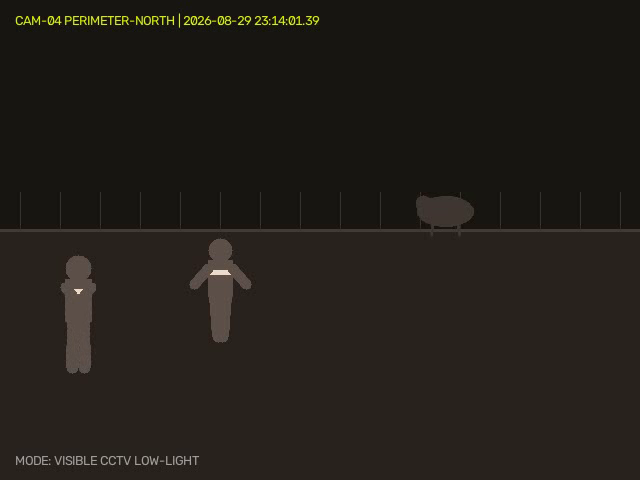
#> input picture frame 28 of uploads/sample_cctv_night.mp4, 640 x 480 px, given in place of WhatsApp Video 2026-08-29 at 3.38.08 PM.mp4, which was not available
$ python inspect_user_video.py
#> lines starting #> are read from the running program, lines starting #| are printed output that depends on the picture; pictures that were not available may be replaced by others from this repository, and a replacement may not be noted
import cv2
import os
import sys

video_path = r"d:\SIH\WhatsApp Video 2026-08-29 at 3.38.08 PM.mp4"
cap = cv2.VideoCapture(video_path)

if not cap.isOpened():
    print(f"Error: Could not open {video_path}")
    sys.exit(1)

width = int(cap.get(cv2.CAP_PROP_FRAME_WIDTH))
height = int(cap.get(cv2.CAP_PROP_FRAME_HEIGHT))
fps = cap.get(cv2.CAP_PROP_FPS)
total_frames = int(cap.get(cv2.CAP_PROP_FRAME_COUNT))
duration = total_frames / max(1, fps)

print(f"Video Info:")
print(f"Resolution: {width}x{height}")
print(f"FPS: {fps}")
print(f"Total Frames: {total_frames}")
print(f"Duration: {duration:.2f}s")

# Copy to uploads so it's also accessible from web UI
uploads_dir = r"d:\SIH\uploads"
os.makedirs(uploads_dir, exist_ok=True)
dest_path = os.path.join(uploads_dir, "whatsapp_surveillance.mp4")
import shutil
shutil.copyfile(video_path, dest_path)
print(f"Copied to uploads as: {dest_path}")

# Extract sample frames to inspect
output_debug_dir = r"d:\SIH\outputs\debug_frames"
os.makedirs(output_debug_dir, exist_ok=True)

sample_indices = [int(total_frames * 0.1), int(total_frames * 0.3), int(total_frames * 0.5), int(total_frames * 0.7), int(total_frames * 0.9)]
for idx in sample_indices:
    cap.set(cv2.CAP_PROP_POS_FRAMES, idx)
    ret, frame = cap.read()
    if ret:
        cv2.imwrite(os.path.join(output_debug_dir, f"frame_{idx}.jpg"), frame)
        print(f"Saved debug frame {idx}")
#> this loop made 5 passes
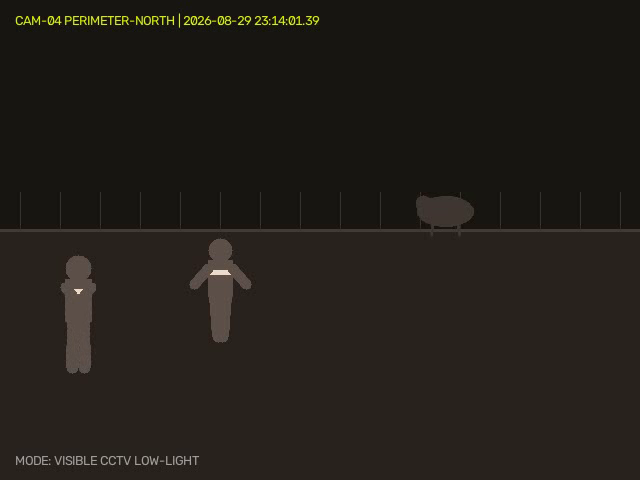
#> input picture frame 28 of uploads/sample_cctv_night.mp4, 640 x 480 px, given in place of WhatsApp Video 2026-08-29 at 3.38.08 PM.mp4, which was not available
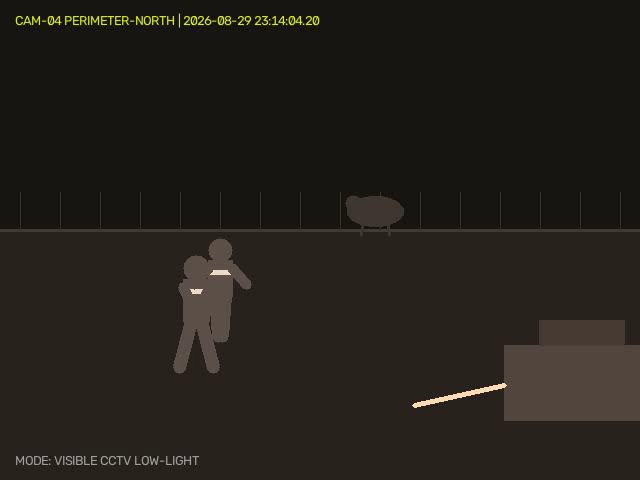
#> input picture frame 84 of uploads/sample_cctv_night.mp4, 640 x 480 px, given in place of WhatsApp Video 2026-08-29 at 3.38.08 PM.mp4, which was not available
#> pass 3, `ret, frame = cap.read()`:
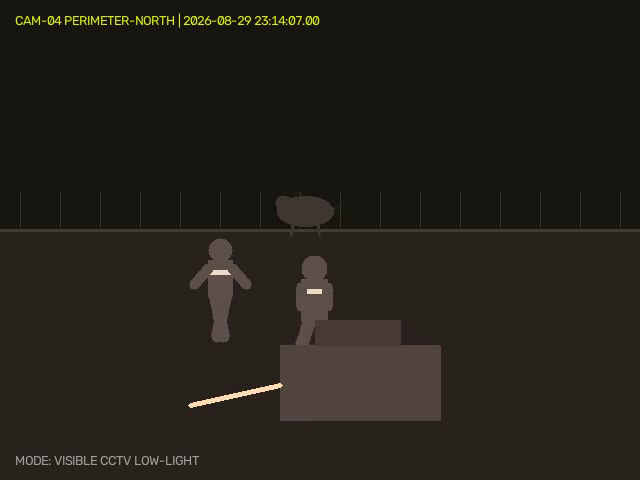
#> frame: shape (480, 640, 3); mean B, G, R 26.4, 31.7, 36.3

cap.release()

$ run again, starting later in the video
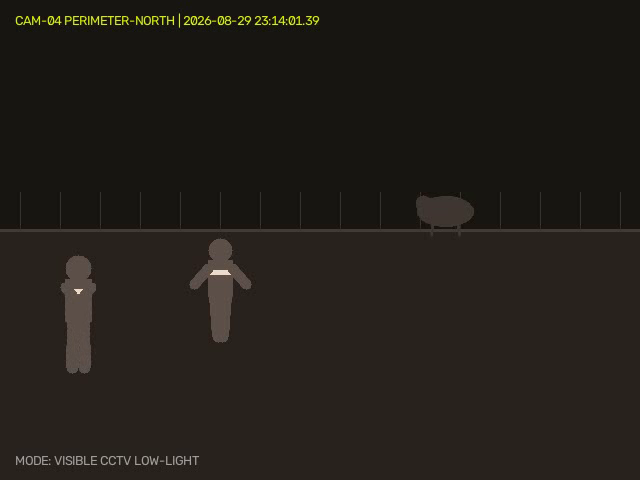
#> input picture frame 28 of uploads/sample_cctv_night.mp4, 640 x 480 px, given in place of WhatsApp Video 2026-08-29 at 3.38.08 PM.mp4, which was not available
#> the loop `for idx in sample_indices:` made 5 passes
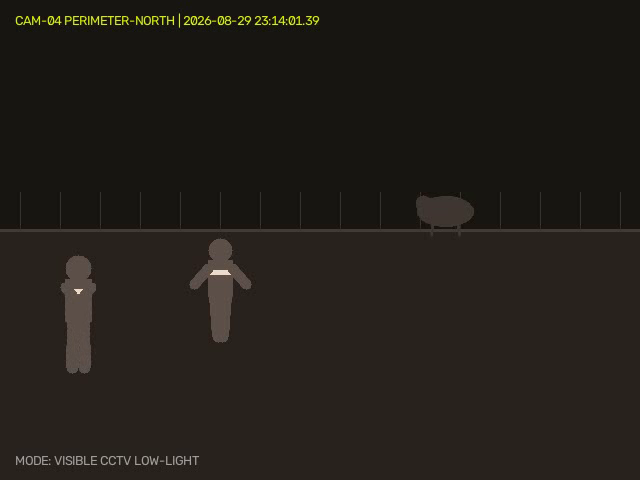
#> input picture frame 28 of uploads/sample_cctv_night.mp4, 640 x 480 px, given in place of WhatsApp Video 2026-08-29 at 3.38.08 PM.mp4, which was not available
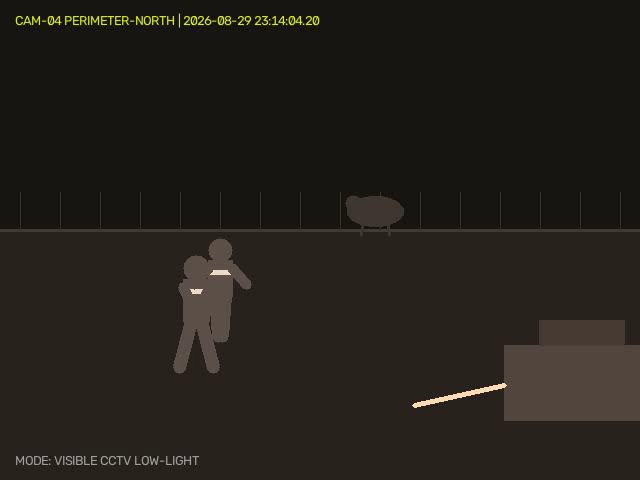
#> input picture frame 84 of uploads/sample_cctv_night.mp4, 640 x 480 px, given in place of WhatsApp Video 2026-08-29 at 3.38.08 PM.mp4, which was not available

$ run again, starting later in the video
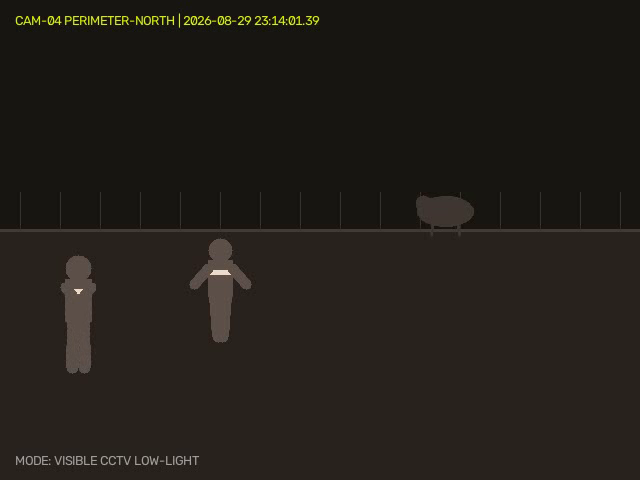
#> input picture frame 28 of uploads/sample_cctv_night.mp4, 640 x 480 px, given in place of WhatsApp Video 2026-08-29 at 3.38.08 PM.mp4, which was not available
#> the loop `for idx in sample_indices:` made 5 passes
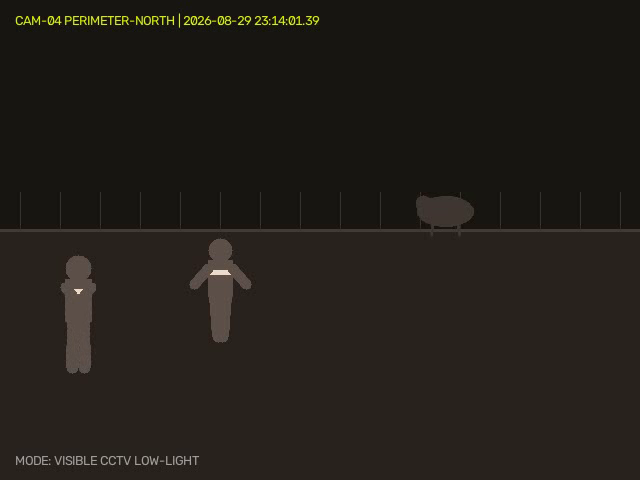
#> input picture frame 28 of uploads/sample_cctv_night.mp4, 640 x 480 px, given in place of WhatsApp Video 2026-08-29 at 3.38.08 PM.mp4, which was not available
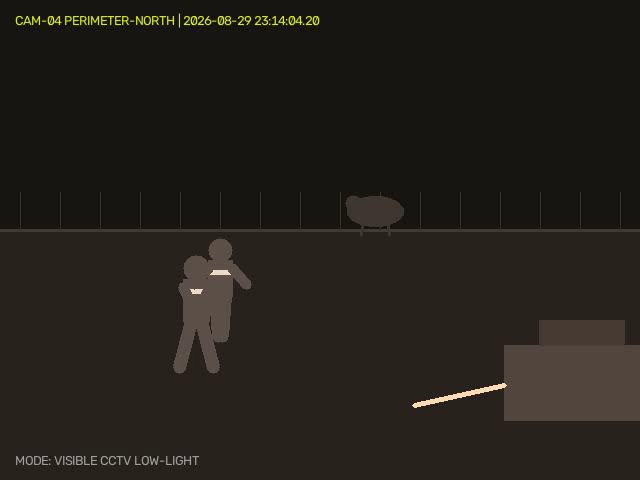
#> input picture frame 84 of uploads/sample_cctv_night.mp4, 640 x 480 px, given in place of WhatsApp Video 2026-08-29 at 3.38.08 PM.mp4, which was not available
